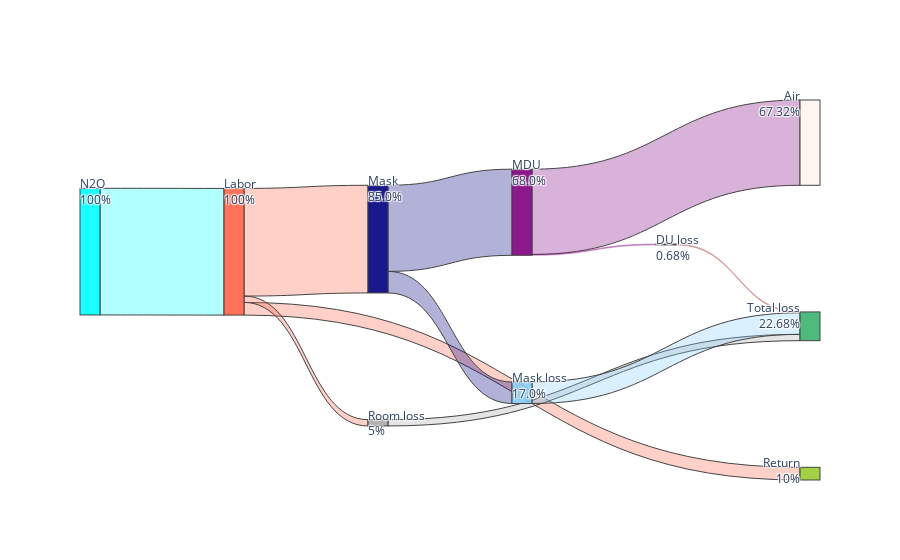

The notebook cell this image was saved under:
### Code cell
# MDU
fig = go.Figure()

# Calculate total outflow for each node and round to 2 decimals
outflow_totals = {node: round(sum(link['value'] for link in links_MDU if link['source'] == node), 2) for node in nodes_MDU}

# Calculate total inflow for each node and round to 2 decimals
inflow_totals = {node: round(sum(link['value'] for link in links_MDU if link['target'] == node), 2) for node in nodes_MDU}

# Determine if a node has only incoming flows
incoming_only = {node: inflow_totals[node] > 0 and outflow_totals[node] == 0 for node in nodes_MDU}

# Calculate y-coordinates for nodes based on total outflow or inflow
node_y_coordinates = [sum(inflow_totals[node] if incoming_only[node] else outflow_totals[node] for node in nodes_MDU[:i]) for i in range(len(nodes_MDU))]

# Add links
fig.add_trace(go.Sankey(
    node=dict(
        pad=500,
        thickness=20,
        line=dict(width=[link['value']  for link in links_MDU]),
        label=[f"{node}<br>{inflow_totals[node] if incoming_only[node] else outflow_totals[node]}%" for node in nodes_MDU],
        color=[node_colors.get(node, 'rgba(255, 255, 255, {})') for node in nodes_MDU],
    ),
    link=dict(
        source=[nodes_MDU.index(link['source']) for link in links_MDU],
        target=[nodes_MDU.index(link['target']) for link in links_MDU],
        value=[link['value'] for link in links_MDU],
        color=[node_colors_links.get(link['source'], 'rgba(255, 255, 255, {})') for link in links_MDU],  # Use source node color for links
        line=dict(width=[link['value']  for link in links_MDU]),
    ),
    arrangement="perpendicular",
    domain=dict(x=[0, 1], y=[0, 1]),
))

# Show the figure
fig.show()
# fig.write_image("Sankey_MDU.jpg")

### Figure 1 — Plotly figure (JSON) as saved in the notebook; plotly's stock layout.template omitted (floating-point values rounded to 4 significant figures)
{"data": [{"arrangement": "perpendicular", "domain": {"x": [0, 1], "y": [0, 1]}, "link": {"color": ["rgba(0, 255, 255, 0.3)", "rgba(255, 99, 71, 0.3)", "rgba(255, 99, 71, 0.3)", "rgba(255, 99, 71, 0.3)", "rgba(0, 0, 128, 0.3)", "rgba(0, 0, 128, 0.3)", "rgba(128, 0, 128, 0.3)", "rgba(128, 0, 128, 0.3)", "rgba(169, 169, 169, 0.3)", "rgba(135, 206, 250, 0.3)", "rgba(165, 42, 42, 0.3)"], "line": {"width": [100, 10, 5, 85, 17, 68, 67.32, 0.68, 5, 17, 0.68]}, "source": [0, 1, 1, 1, 6, 6, 7, 7, 3, 4, 5], "target": [1, 2, 3, 6, 4, 7, 8, 5, 9, 9, 9], "value": [100, 10, 5, 85, 17, 68, 67.32, 0.68, 5, 17, 0.68]}, "node": {"color": ["rgba(0, 255, 255, 0.9)", "rgba(255, 99, 71, 0.9)", "rgba(154, 205, 50, 0.9)", "rgba(169, 169, 169, 0.9)", "rgba(135, 206, 250, 0.9)", "rgba(165, 42, 42, 0.9)", "rgba(0, 0, 128, 0.9)", "rgba(128, 0, 128, 0.9)", "rgba(255, 245, 238, 0.9)", "rgba(60, 179, 113, 0.9)"], "label": ["N2O<br>100%", "Labor<br>100%", "Return<br>10%", "Room loss<br>5%", "Mask loss<br>17.0%", "DU loss<br>0.68%", "Mask<br>85.0%", "MDU<br>68.0%", "Air<br>67.32%", "Total loss<br>22.68%"], "line": {"width": [100, 10, 5, 85, 17, 68, 67.32, 0.68, 5, 17, 0.68]}, "pad": 500, "thickness": 20}, "type": "sankey"}], "layout": {}}
